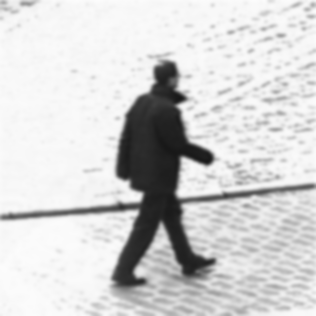
#> input picture cpp/planarcut/examples/pics/walk.ppm, 316 x 316 px
$ python canny_slow.py ../cpp/planarcut/examples/pics/walk.ppm 1.0   (older library calls are emulated)
#> lines starting #> are read from the running program, lines starting #| are printed output that depends on the picture
import scipy.ndimage as ndi
import scipy
import numpy
#import Image
import math
from math import pi
import cv2
import sys
import logging
import traceback

def traverse(gnh,gnl,i, j):
    x = [-1, 0, 1, -1, 1, -1, 0, 1]
    y = [-1, -1, -1, 0, 0, 1, 1, 1]
    for k in range(8):
        if gnh[i+x[k]][j+y[k]]==0 and gnl[i+x[k]][j+y[k]]!=0:
            gnh[i+x[k]][j+y[k]]=1
            gnh,gnl = traverse(gnh,gnl,i+x[k], j+y[k])
    return gnh,gnl


def CannySlowShow(infile,sigma):
#> called with infile = '../cpp/planarcut/examples/pics/walk.ppm', sigma = 1
    img = cv2.imread(infile,0)
#> img is the input picture: shape (316, 316); min 23, max 252, mean 210.5
    imgdata = numpy.zeros(img.shape[:2], dtype = float)
    imgdata = img
    G = ndi.filters.gaussian_filter(imgdata, sigma)                           #gaussian low pass filter

    #sobelout = numpy.array(img.shape[:2],dtype=float)
    #sobelout = Image.new('L', img.size)                                       #empty image
    gradx = numpy.zeros(img.shape[:2], dtype = float)
    grady = numpy.zeros(img.shape[:2], dtype = float)

    sobel_x = [[-1,0,1],
               [-2,0,2],
               [-1,0,1]]
    sobel_y = [[-1,-2,-1],
               [0,0,0],
               [1,2,1]]

    width = img.shape[0]
#> width = 316
    height = img.shape[1]
#> height = 316

    logging.error('width:height (%d:%d) G size(%d:%d)'%(width,height,G.shape[0],G.shape[1]))
    #calculate |G| and dir(G)
    x = 1
    y = 1
    for x in range(1, width-1):
        for y in range(1, height-1):
            px = (sobel_x[0][0] * G[x-1][y-1]) + (sobel_x[0][1] * G[x][y-1]) + \
                 (sobel_x[0][2] * G[x+1][y-1]) + (sobel_x[1][0] * G[x-1][y]) + \
                 (sobel_x[1][1] * G[x][y]) + (sobel_x[1][2] * G[x+1][y]) + \
                 (sobel_x[2][0] * G[x-1][y+1]) + (sobel_x[2][1] * G[x][y+1]) + \
                 (sobel_x[2][2] * G[x+1][y+1])

            py = (sobel_y[0][0] * G[x-1][y-1]) + (sobel_y[0][1] * G[x][y-1]) + \
                 (sobel_y[0][2] * G[x+1][y-1]) + (sobel_y[1][0] * G[x-1][y]) + \
                 (sobel_y[1][1] * G[x][y]) + (sobel_y[1][2] * G[x+1][y]) + \
                 (sobel_y[2][0] * G[x-1][y+1]) + (sobel_y[2][1] * G[x][y+1]) + \
                 (sobel_y[2][2] * G[x+1][y+1])
            gradx[x][y] = px
            grady[x][y] = py
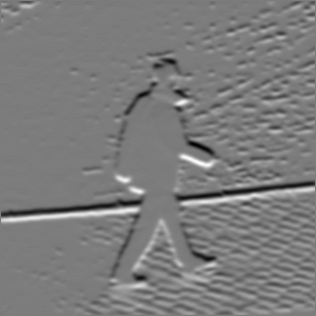
#> gradx: shape (316, 316) float64; min -318, max 333, mean -0.4; drawn with min black and max white
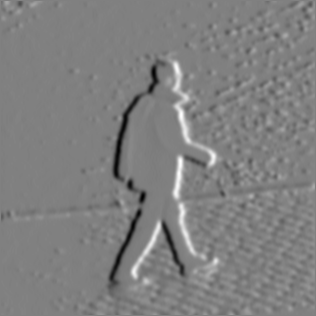
#> grady: shape (316, 316) float64; min -307, max 303, mean -0.3; drawn with min black and max white

    logging.info('calculate mag and dir')
#> (the run stopped early here; a loop or call above may not have finished)
